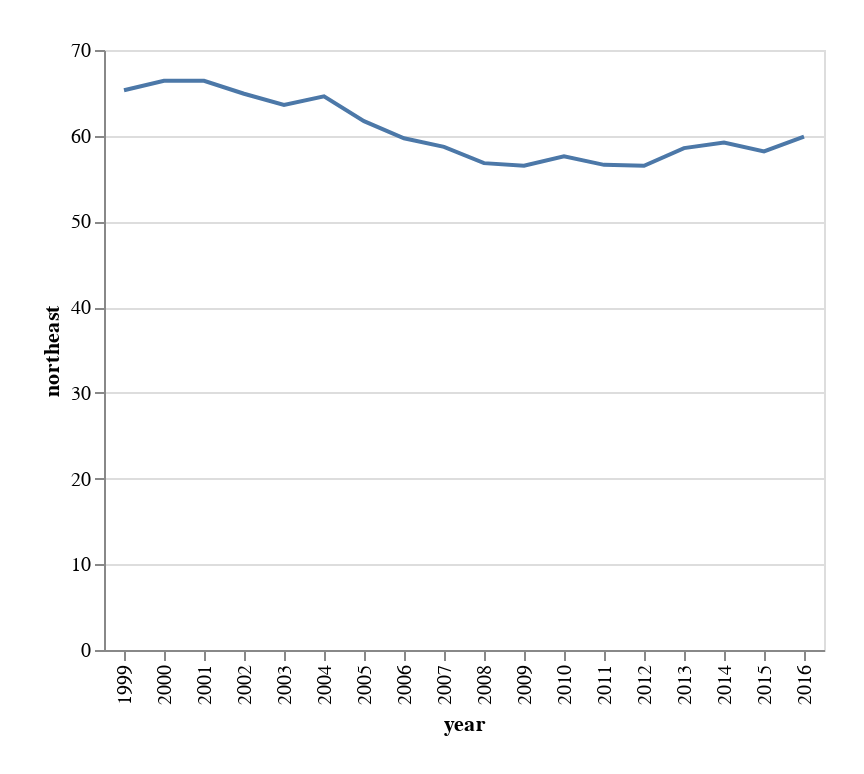

Source (Vega-Lite JSON):
### Vega-Lite specification from a JSON file in a GitHub repository (floating-point values rounded to 4 significant figures)
{"$schema": "https://vega.github.io/schema/vega-lite/v2.json", "mark": {"type": "line"}, "encoding": {"x": {"field": "year", "type": "nominal", "scale": {"type": "linear", "zero": true}}, "y": {"field": "northeast", "type": "quantitative", "scale": {"type": "linear", "zero": true}}}, "data": {"values": [{"year": "1999", "northeast": 65.3}, {"year": "2000", "northeast": 66.4}, {"year": "2009", "northeast": 56.5}, {"year": "2010", "northeast": 57.6}, {"year": "2011", "northeast": 56.6}, {"year": "2012", "northeast": 56.5}, {"year": "2013", "northeast": 58.56}, {"year": "2014", "northeast": 59.21}, {"year": "2015", "northeast": 58.16}, {"year": "2016", "northeast": 59.91}, {"year": "2001", "northeast": 66.4}, {"year": "2002", "northeast": 64.9}, {"year": "2003", "northeast": 63.6}, {"year": "2004", "northeast": 64.6}, {"year": "2005", "northeast": 61.7}, {"year": "2006", "northeast": 59.7}, {"year": "2007", "northeast": 58.7}, {"year": "2008", "northeast": 56.8}]}, "config": {"background": "#ffffff", "padding": 20}}
